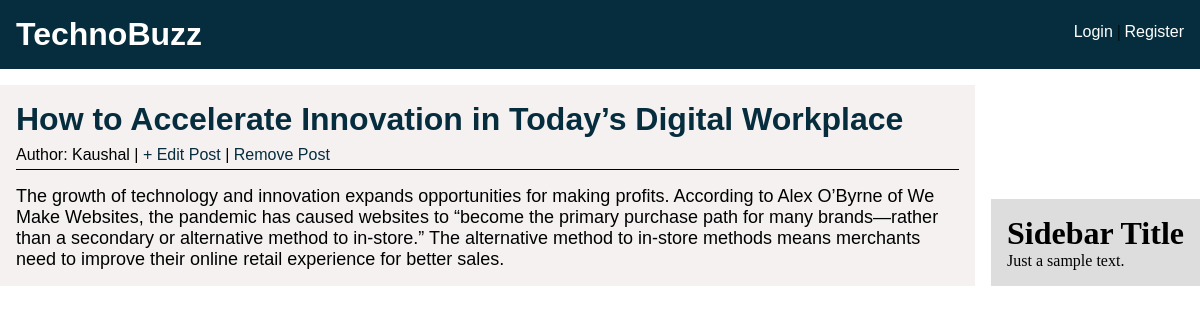
Screenshot of /article/7/ with the database file from the repository.
### blog/models.py (models this page shows, shortened)
class Post(models.Model):
	title = models.CharField(max_length=255)
	author = models.ForeignKey('auth.User',on_delete=models.CASCADE)
	body = models.TextField()

### blog/views.py (the view)
# urls.py: path('article/<int:pk>/',PostDetailView.as_view(),name="post-detail"),
class PostDetailView(DetailView):
	model = Post
	template_name = 'post_detail.html'

### blog/templates/post_detail.html (shortened to what this page needs)
{% extends 'base.html' %}
{%block content %}
	<div class="post_details">
		<div class="post_info">
			<h1>{{post.title}}</h1>
			<div class="post_detail_meta">
			<p>Author: {{post.author}} | <a href="{% url 'post-edit' post.pk %}"> + Edit Post </a> | <a href="{% url 'post-delete' post.pk%}"> Remove Post</a></p>
		</div>
		</div>
		<p class="post_detail_content">
			{{post.body}}
		</p>
	</div>
{% endblock%}

### static/css/style.css (style rules this page uses)
* { margin:0; padding: 0; }
a { text-decoration: none; }
.post_details { font-family:sans-serif; background: #f3eeeecf; padding: 1rem; }
.post_detail_meta { margin-top: 0.5rem; }
.post_detail_meta a { color: #052d3d; }
.post_detail_content { padding-top: 1rem; font-size:18px; }
.post_info { border-bottom: 1px solid; padding-bottom: 5px; }
.post_info h1 { color:#052d3d; }

### rows the page displays
Post: title "How to Accelerate Innovation in Today’s Digital Workplace", author "Kaushal", body "The growth of technology and innovation expands opportunities for making profits. According to Alex O’Byrne of We Make Websites, the pandemic has caused websites to “become the primary purchase path for many brands—rather than a secondary or alternative method to in-store.” The alternative method to in-store methods means merchants need to improve their online retail experience for better sales."
